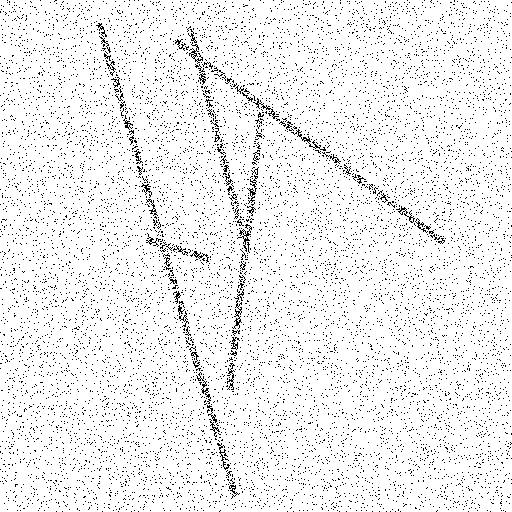
#> input picture static/line9.png, 512 x 512 px
$ python line_detection.py
#> lines starting #> are read from the running program, lines starting #| are printed output that depends on the picture; after the words box and inside, x2 and y2 are one past the last pixel; in counts of white or black regions, pixels touching at a corner belong together
"""
Gray line detection in Noise
"""

import cv2
import numpy as np

# Read input
img = cv2.imread('static/line9.png', cv2.IMREAD_GRAYSCALE)
#> img: shape (512, 512); 93.8% white; black in thin lines or dots

# Initialize output
out = cv2.cvtColor(img, cv2.COLOR_GRAY2BGR)
#> out is the input picture: shape (512, 512, 3); 93.8% white; black in thin lines or dots

# Median blurring to get rid of the noise; invert image
img = 255 - cv2.medianBlur(img, 3)
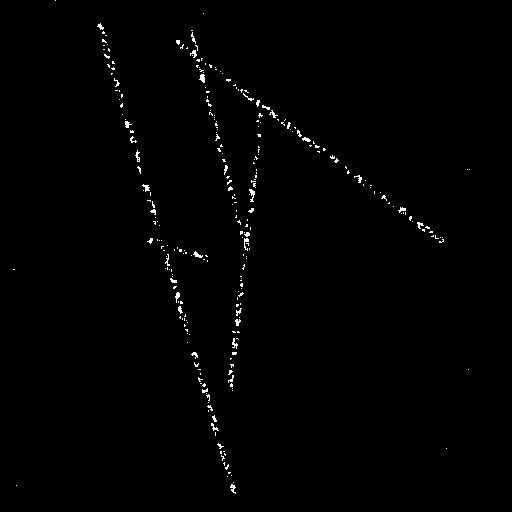
#> img: shape (512, 512); 0.79% white in thin lines or dots, all inside (x1, y1, x2, y2) = (13, 0, 470, 494)

# Detect and draw lines
lines = cv2.HoughLinesP(img, 1, np.pi / 180, 10, minLineLength=50, maxLineGap=30)
#> lines = 33 rows, first 6: [102, 27, 235, 492], [176, 41, 442, 241], [230, 385, 253, 162], [99, 24, 233, 492], [98, 24, 231, 490], [238, 90, 439, 242]
for line in lines:
    for x1, y1, x2, y2 in line:
        cv2.line(out, (x1, y1), (x2, y2), (0, 0, 255), 2)
#> this loop made 33 passes
#> line on passes 1 to 12: [[102, 27, 235, 492]], [[176, 41, 442, 241]], [[230, 385, 253, 162]], [[99, 24, 233, 492]], [[98, 24, 231, 490]], [[238, 90, 439, 242]], [[178, 40, 443, 240]], [[231, 386, 242, 292]], [[246, 258, 262, 105]], [[191, 354, 222, 460]], [[176, 42, 441, 242]], [[192, 30, 235, 217]]
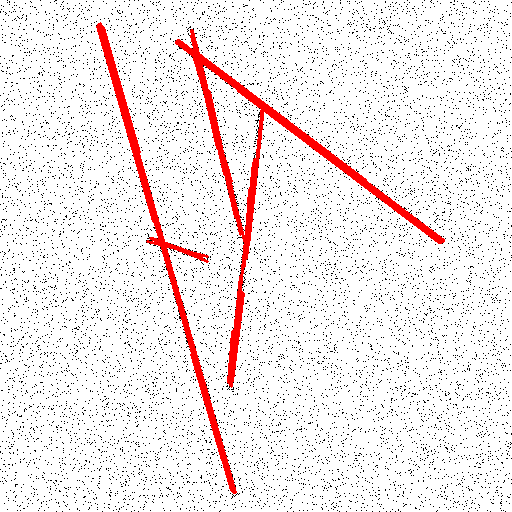
#> out: shape (512, 512, 3); 3.54% of pixels changed, all inside (x1, y1, x2, y2) = (96, 22, 445, 494)

cv2.imshow('out', out)
cv2.imwrite('out/line_out.jpg',out)
cv2.waitKey(0)
cv2.destroyAllWindows()
